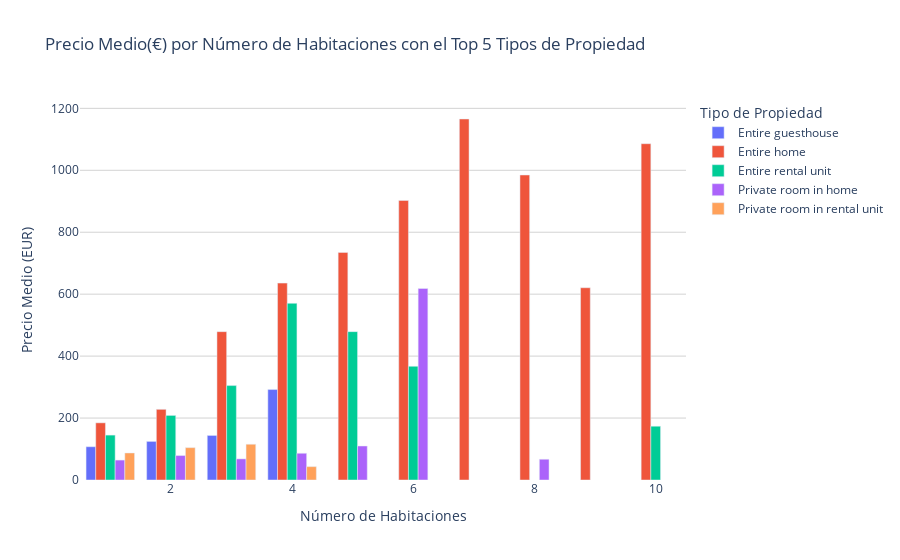

Source (notebook cell):
### Markdown cell above
### Grafico barras Precio Medio(€) por número de Habitaciones con el Top 5 Tipos de Propiedad

### Code cell
df_aux = listing_clean.copy()
grouped_df = df_aux.groupby(['bedrooms', 'property_type']).agg(
    price_eur_mean=('price_eur', 'mean')
).reset_index()

top_5_property_types = df_aux['property_type'].value_counts().nlargest().index

filtered_grouped_df = grouped_df[grouped_df['property_type'].isin(top_5_property_types)]


final_filtered_df = filtered_grouped_df[(filtered_grouped_df['bedrooms'] >= 1)&(filtered_grouped_df['bedrooms'] <= 10)]
fig = px.bar(final_filtered_df,
            x="bedrooms",
            y="price_eur_mean",
            color="property_type",
            barmode="group",
            title="Precio Medio(€) por Número de Habitaciones con el Top 5 Tipos de Propiedad",
            labels={"bedrooms": "Número de Habitaciones", "price_eur_mean": "Precio Medio (EUR)", "property_type": "Tipo de propiedad"},
            category_orders={"bedrooms": sorted(final_filtered_df['bedrooms'].unique())})  # Ordenar las categorías de 'bedrooms'

fig.update_layout(
    plot_bgcolor="white",
    yaxis=dict(title='Precio Medio (EUR)', gridcolor='lightgrey'),
    xaxis=dict(title='Número de Habitaciones'),
    legend=dict(title='Tipo de Propiedad')
)
fig.show()

### Figure 1 — Plotly figure (JSON) as saved in the notebook; plotly's stock layout.template omitted (floating-point values rounded to 4 significant figures)
{"data": [{"alignmentgroup": "True", "hovertemplate": "Tipo de propiedad=Entire guesthouse<br>Número de Habitaciones=%{x}<br>Precio Medio (EUR)=%{y}<extra></extra>", "legendgroup": "Entire guesthouse", "marker": {"color": "#636efa", "pattern": {"shape": ""}}, "name": "Entire guesthouse", "offsetgroup": "Entire guesthouse", "orientation": "v", "showlegend": true, "textposition": "auto", "type": "bar", "x": [1, 2, 3, 4], "xaxis": "x", "y": [107.4, 124.6, 143.8, 292.0], "yaxis": "y"}, {"alignmentgroup": "True", "hovertemplate": "Tipo de propiedad=Entire home<br>Número de Habitaciones=%{x}<br>Precio Medio (EUR)=%{y}<extra></extra>", "legendgroup": "Entire home", "marker": {"color": "#EF553B", "pattern": {"shape": ""}}, "name": "Entire home", "offsetgroup": "Entire home", "orientation": "v", "showlegend": true, "textposition": "auto", "type": "bar", "x": [1, 2, 3, 4, 5, 6, 7, 8, 9, 10], "xaxis": "x", "y": [184.6, 228.2, 479.0, 635.7, 734.7, 902.5, 1166.0, 984.8, 620.8, 1086.0], "yaxis": "y"}, {"alignmentgroup": "True", "hovertemplate": "Tipo de propiedad=Entire rental unit<br>Número de Habitaciones=%{x}<br>Precio Medio (EUR)=%{y}<extra></extra>", "legendgroup": "Entire rental unit", "marker": {"color": "#00cc96", "pattern": {"shape": ""}}, "name": "Entire rental unit", "offsetgroup": "Entire rental unit", "orientation": "v", "showlegend": true, "textposition": "auto", "type": "bar", "x": [1, 2, 3, 4, 5, 6, 10], "xaxis": "x", "y": [145.0, 208.5, 304.8, 570.5, 479.1, 367.0, 173.6], "yaxis": "y"}, {"alignmentgroup": "True", "hovertemplate": "Tipo de propiedad=Private room in home<br>Número de Habitaciones=%{x}<br>Precio Medio (EUR)=%{y}<extra></extra>", "legendgroup": "Private room in home", "marker": {"color": "#ab63fa", "pattern": {"shape": ""}}, "name": "Private room in home", "offsetgroup": "Private room in home", "orientation": "v", "showlegend": true, "textposition": "auto", "type": "bar", "x": [1, 2, 3, 4, 5, 6, 8], "xaxis": "x", "y": [64.33, 78.96, 68.15, 86.32, 109.8, 618.3, 66.96], "yaxis": "y"}, {"alignmentgroup": "True", "hovertemplate": "Tipo de propiedad=Private room in rental unit<br>Número de Habitaciones=%{x}<br>Precio Medio (EUR)=%{y}<extra></extra>", "legendgroup": "Private room in rental unit", "marker": {"color": "#FFA15A", "pattern": {"shape": ""}}, "name": "Private room in rental unit", "offsetgroup": "Private room in rental unit", "orientation": "v", "showlegend": true, "textposition": "auto", "type": "bar", "x": [1, 2, 3, 4], "xaxis": "x", "y": [87.25, 104.4, 115.4, 43.09], "yaxis": "y"}], "layout": {"barmode": "group", "legend": {"title": {"text": "Tipo de Propiedad"}, "tracegroupgap": 0}, "plot_bgcolor": "white", "title": {"text": "Precio Medio(€) por Número de Habitaciones con el Top 5 Tipos de Propiedad"}, "xaxis": {"anchor": "y", "categoryarray": [1, 2, 3, 4, 5, 6, 7, 8, 9, 10], "categoryorder": "array", "domain": [0, 1], "title": {"text": "Número de Habitaciones"}}, "yaxis": {"anchor": "x", "domain": [0, 1], "gridcolor": "lightgrey", "title": {"text": "Precio Medio (EUR)"}}}}
